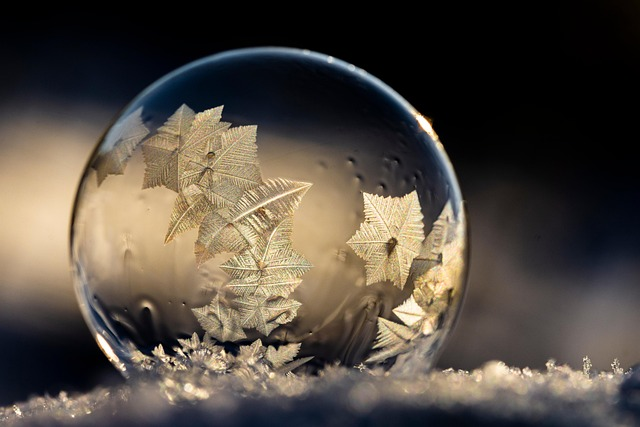
#> input picture image_processing/images/bubble.jpg, 640 x 427 px
$ python -i main.py   (imports and definitions only)   (older library calls are emulated)
#> lines starting #> are read from the running program, lines starting #| are printed output that depends on the picture; after the words box and inside, x2 and y2 are one past the last pixel; in counts of white or black regions, pixels touching at a corner belong together
#> further down, picture is the input picture: shape (427, 640, 3); mean B, G, R 65.5, 74.7, 83
import cv2
import os
import json
import shutil
from simple_term_menu import TerminalMenu
import numpy as np
from edge_processing import (
    multi_scale_scharr_detection,
    extract_edges_contours,
    adaptive_preprocessing,
)
from point_processing import refine_sequences
from constants import IMAGES_PATH, IMAGE_DESCRIPTION_PATH, DEBUG_COUNTER


def analyze_image_properties(image):
    """Analyze image properties to determine optimal parameters"""
    gray = cv2.cvtColor(image, cv2.COLOR_BGR2GRAY) if len(image.shape) == 3 else image
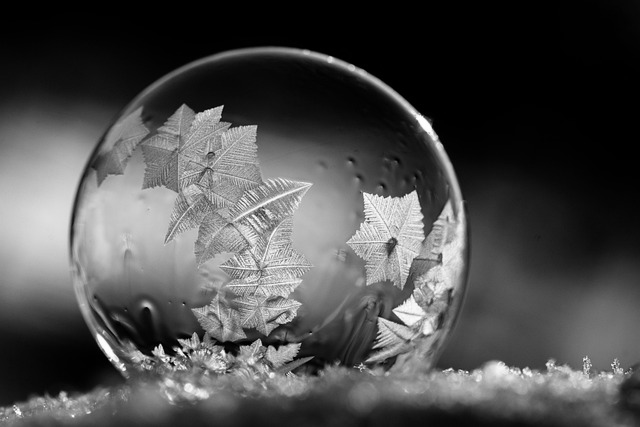
#> gray: shape (427, 640); min 0, max 255, mean 76.1

    # Calculate various metrics
    laplacian_var = cv2.Laplacian(gray, cv2.CV_64F).var()
#> laplacian_var = 838.5
    mean_intensity = np.mean(gray)
#> mean_intensity = 76.1
    std_intensity = np.std(gray)
#> std_intensity = 70

    # Estimate edge density
    edges_canny = cv2.Canny(gray, 50, 150)
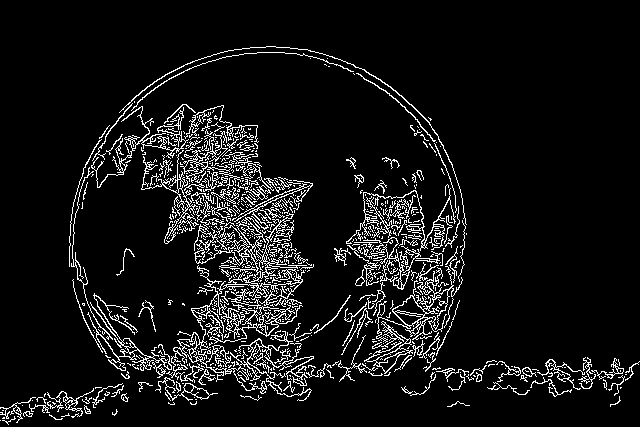
#> edges_canny: shape (427, 640); 8% white in thin lines or dots, all inside (x1, y1, x2, y2) = (0, 46, 640, 425)
    edge_density = np.sum(edges_canny > 0) / (gray.shape[0] * gray.shape[1])
#> edge_density = 0.0801

    print(f"\nImage analysis:")
    print(f"  Laplacian variance: {laplacian_var:.1f}")
#|   Laplacian variance: 838.5
    print(f"  Edge density: {edge_density:.3f}")
#|   Edge density: 0.080
    print(f"  Mean intensity: {mean_intensity:.1f}")
#|   Mean intensity: 76.1
    print(f"  Std intensity: {std_intensity:.1f}")
#|   Std intensity: 70.0

    return {
        'laplacian_var': laplacian_var,
        'edge_density': edge_density,
        'mean_intensity': mean_intensity,
        'std_intensity': std_intensity
    }

# [358 lines left out: functions get_optimal_threshold, transform_points_to_canvas, export_to_json, validate_sequences_for_robot, main, not called in this run]

# [2 lines not run here, left out]

>>> import cv2
>>> picture = cv2.imread('../images/bubble.jpg')
>>> result = analyze_image_properties(picture)
#> result = {'laplacian_var': 838.5, 'edge_density': 0.0801, 'mean_intensity': 76.1, 'std_intensity': 70}
